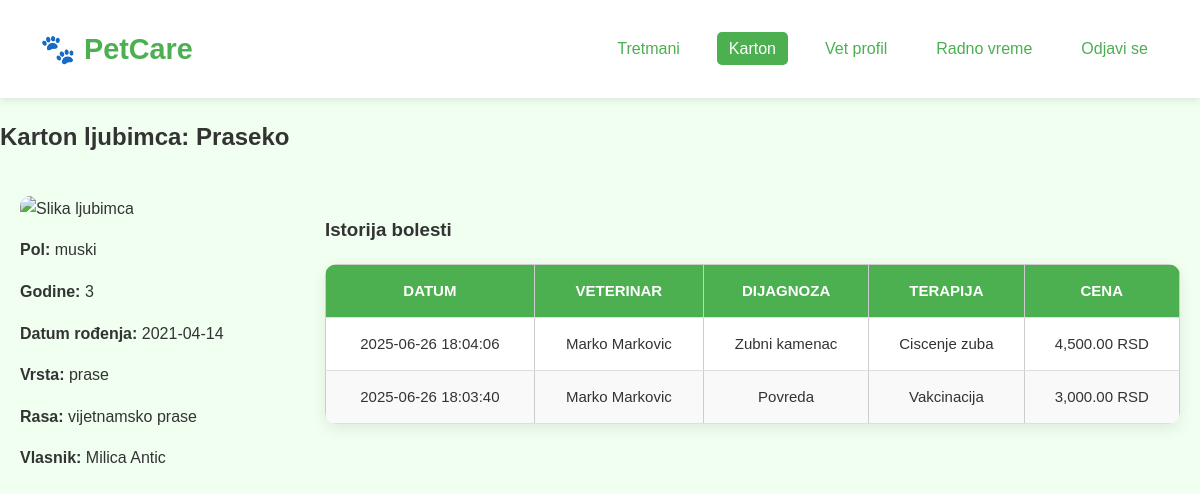
The app's page /vet_medical_record.php?pet_id=10 (signed in), older data.
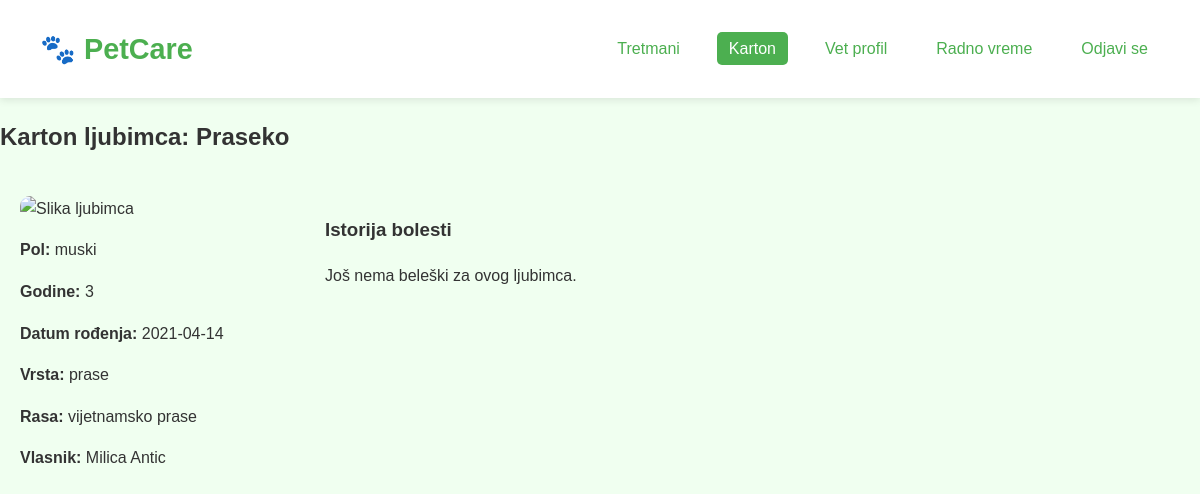
The same page, newer data.
### tables this page shows
CREATE TABLE `medical_records` (
  `id` int(10) UNSIGNED NOT NULL,
  `appointment_id` int(10) UNSIGNED NOT NULL,
  `veterinarian_id` int(10) UNSIGNED NOT NULL,
  `pet_id` int(10) UNSIGNED NOT NULL,
  `diagnosis` text DEFAULT NULL,
  `treatment` text DEFAULT NULL,
  `price` decimal(10,2) NOT NULL CHECK (`price` >= 0),
  `created_at` datetime DEFAULT current_timestamp()
);

### functions.php (called while the page is built, shortened)
<?php
function get_pet_full_info(PDO $pdo, int $pet_id): ?array {
    $sql = "SELECT
                p.*,
                pt.name AS type_name,
                pb.name AS breed_name,
                po.id AS owner_id,
                u.first_name AS owner_first_name,
                u.last_name AS owner_last_name
            FROM pets p
            LEFT JOIN pet_types pt ON p.type_id = pt.id
            LEFT JOIN pet_breeds pb ON p.breed_id = pb.id
            LEFT JOIN pet_owners po ON p.owner_id = po.id
            LEFT JOIN users u ON po.user_id = u.id
            WHERE p.id = :pet_id
            LIMIT 1";
    $stmt = $pdo->prepare($sql);
    $stmt->execute(['pet_id' => $pet_id]);
    $pet = $stmt->fetch(PDO::FETCH_ASSOC);
    return $pet ?: null;
}
function get_medical_history_for_vet(PDO $pdo, int $pet_id, int $vet_id): array {
    $stmt = $pdo->prepare("
        SELECT mr.id, mr.diagnosis, mr.treatment, mr.price, mr.created_at,
               CONCAT(u.first_name, ' ', u.last_name) AS vet_name,
               mr.veterinarian_id AS vet_id
        FROM medical_records mr
        JOIN veterinarians v ON mr.veterinarian_id = v.id
        JOIN users u ON v.user_id = u.id
        WHERE mr.pet_id = ?
        ORDER BY mr.created_at DESC
    ");
    $stmt->execute([$pet_id]);
    return $stmt->fetchAll(PDO::FETCH_ASSOC);
}

### vet_medical_record.php (the view, shortened to what this page needs)
<?php
require_once 'functions.php';
$pet_id = (int)$_GET['pet_id'];
$vet_id = $_SESSION['vet_id'];
$pet = get_pet_full_info($pdo, $pet_id);
$records = get_medical_history_for_vet($pdo, $pet_id, $vet_id);
$defaultPhoto = 'images/default.jpg';
$imgSrc = $defaultPhoto;
?>
<!DOCTYPE html>
<html lang="sr">
<head>
    <link rel="stylesheet" href="css/css.css" />
</head>
<body>
<header>
    <div class="logo">🐾 PetCare</div>
    <nav>
        <ul>
            <li><a href="vet_treatments_info.php">Tretmani</a></li>
            <li><a href="vet_electronic_card.php" class="active">Karton</a></li>
            <li><a href="vet_profile.php">Vet profil</a></li>
            <li><a href="vet_schedule.php">Radno vreme</a></li>
            <li><a href="logout.php">Odjavi se</a></li>
        </ul>
    </nav>
</header>
<h2>Karton ljubimca: <?= htmlspecialchars($pet['name']) ?></h2>
<div class="container">
    <div class="left">
        <img src="<?= htmlspecialchars($imgSrc) ?>" alt="Slika ljubimca" />
        <p><strong>Pol:</strong> <?= htmlspecialchars($pet['gender']) ?></p>
        <p><strong>Godine:</strong> <?= htmlspecialchars($pet['age']) ?></p>
        <p><strong>Datum rođenja:</strong> <?= htmlspecialchars($pet['birth_date']) ?></p>
        <p><strong>Vrsta:</strong> <?= htmlspecialchars($pet['type_name']) ?></p>
        <p><strong>Rasa:</strong> <?= htmlspecialchars($pet['breed_name']) ?></p>
        <p><strong>Vlasnik:</strong> <?= htmlspecialchars($pet['owner_first_name'] . ' ' . $pet['owner_last_name']) ?></p>
    </div>
    <div class="right">
        <h3>Istorija bolesti</h3>
        <?php if ($records): ?>
            <table>
                <thead>
                <tr>
                    <th>Datum</th>
                    <th>Veterinar</th>
                    <th>Dijagnoza</th>
                    <th>Terapija</th>
                    <th>Cena</th>
                </tr>
                </thead>
                <tbody>
                <?php foreach ($records as $r): ?>
                    <tr>
                        <td><?= htmlspecialchars($r['created_at']) ?></td>
                        <td><?= htmlspecialchars($r['vet_name']) ?></td>
                        <td><?= htmlspecialchars($r['diagnosis']) ?></td>
                        <td><?= htmlspecialchars($r['treatment']) ?></td>
                        <td><?= number_format($r['price'], 2) ?> RSD</td>
                    </tr>
                <?php endforeach; ?>
                </tbody>
            </table>
        <?php else: ?>
            <p>Još nema beleški za ovog ljubimca.</p>
        <?php endif; ?>
    </div>
</div>
</body>
</html>

Row changes from the older to the newer data that the page shows:
removed medical_records: created_at "2025-06-26 18:04:06", vet_name "Marko Markovic", diagnosis "Zubni kamenac", treatment "Ciscenje zuba", price "4,500.00"
removed medical_records: created_at "2025-06-26 18:03:40", vet_name "Marko Markovic", diagnosis "Povreda", treatment "Vakcinacija", price "3,000.00"
Text that changed along with them:
text no longer shown: "DATUM VETERINAR DIJAGNOZA TERAPIJA CENA"
text now shown: "Još nema beleški za ovog ljubimca."
